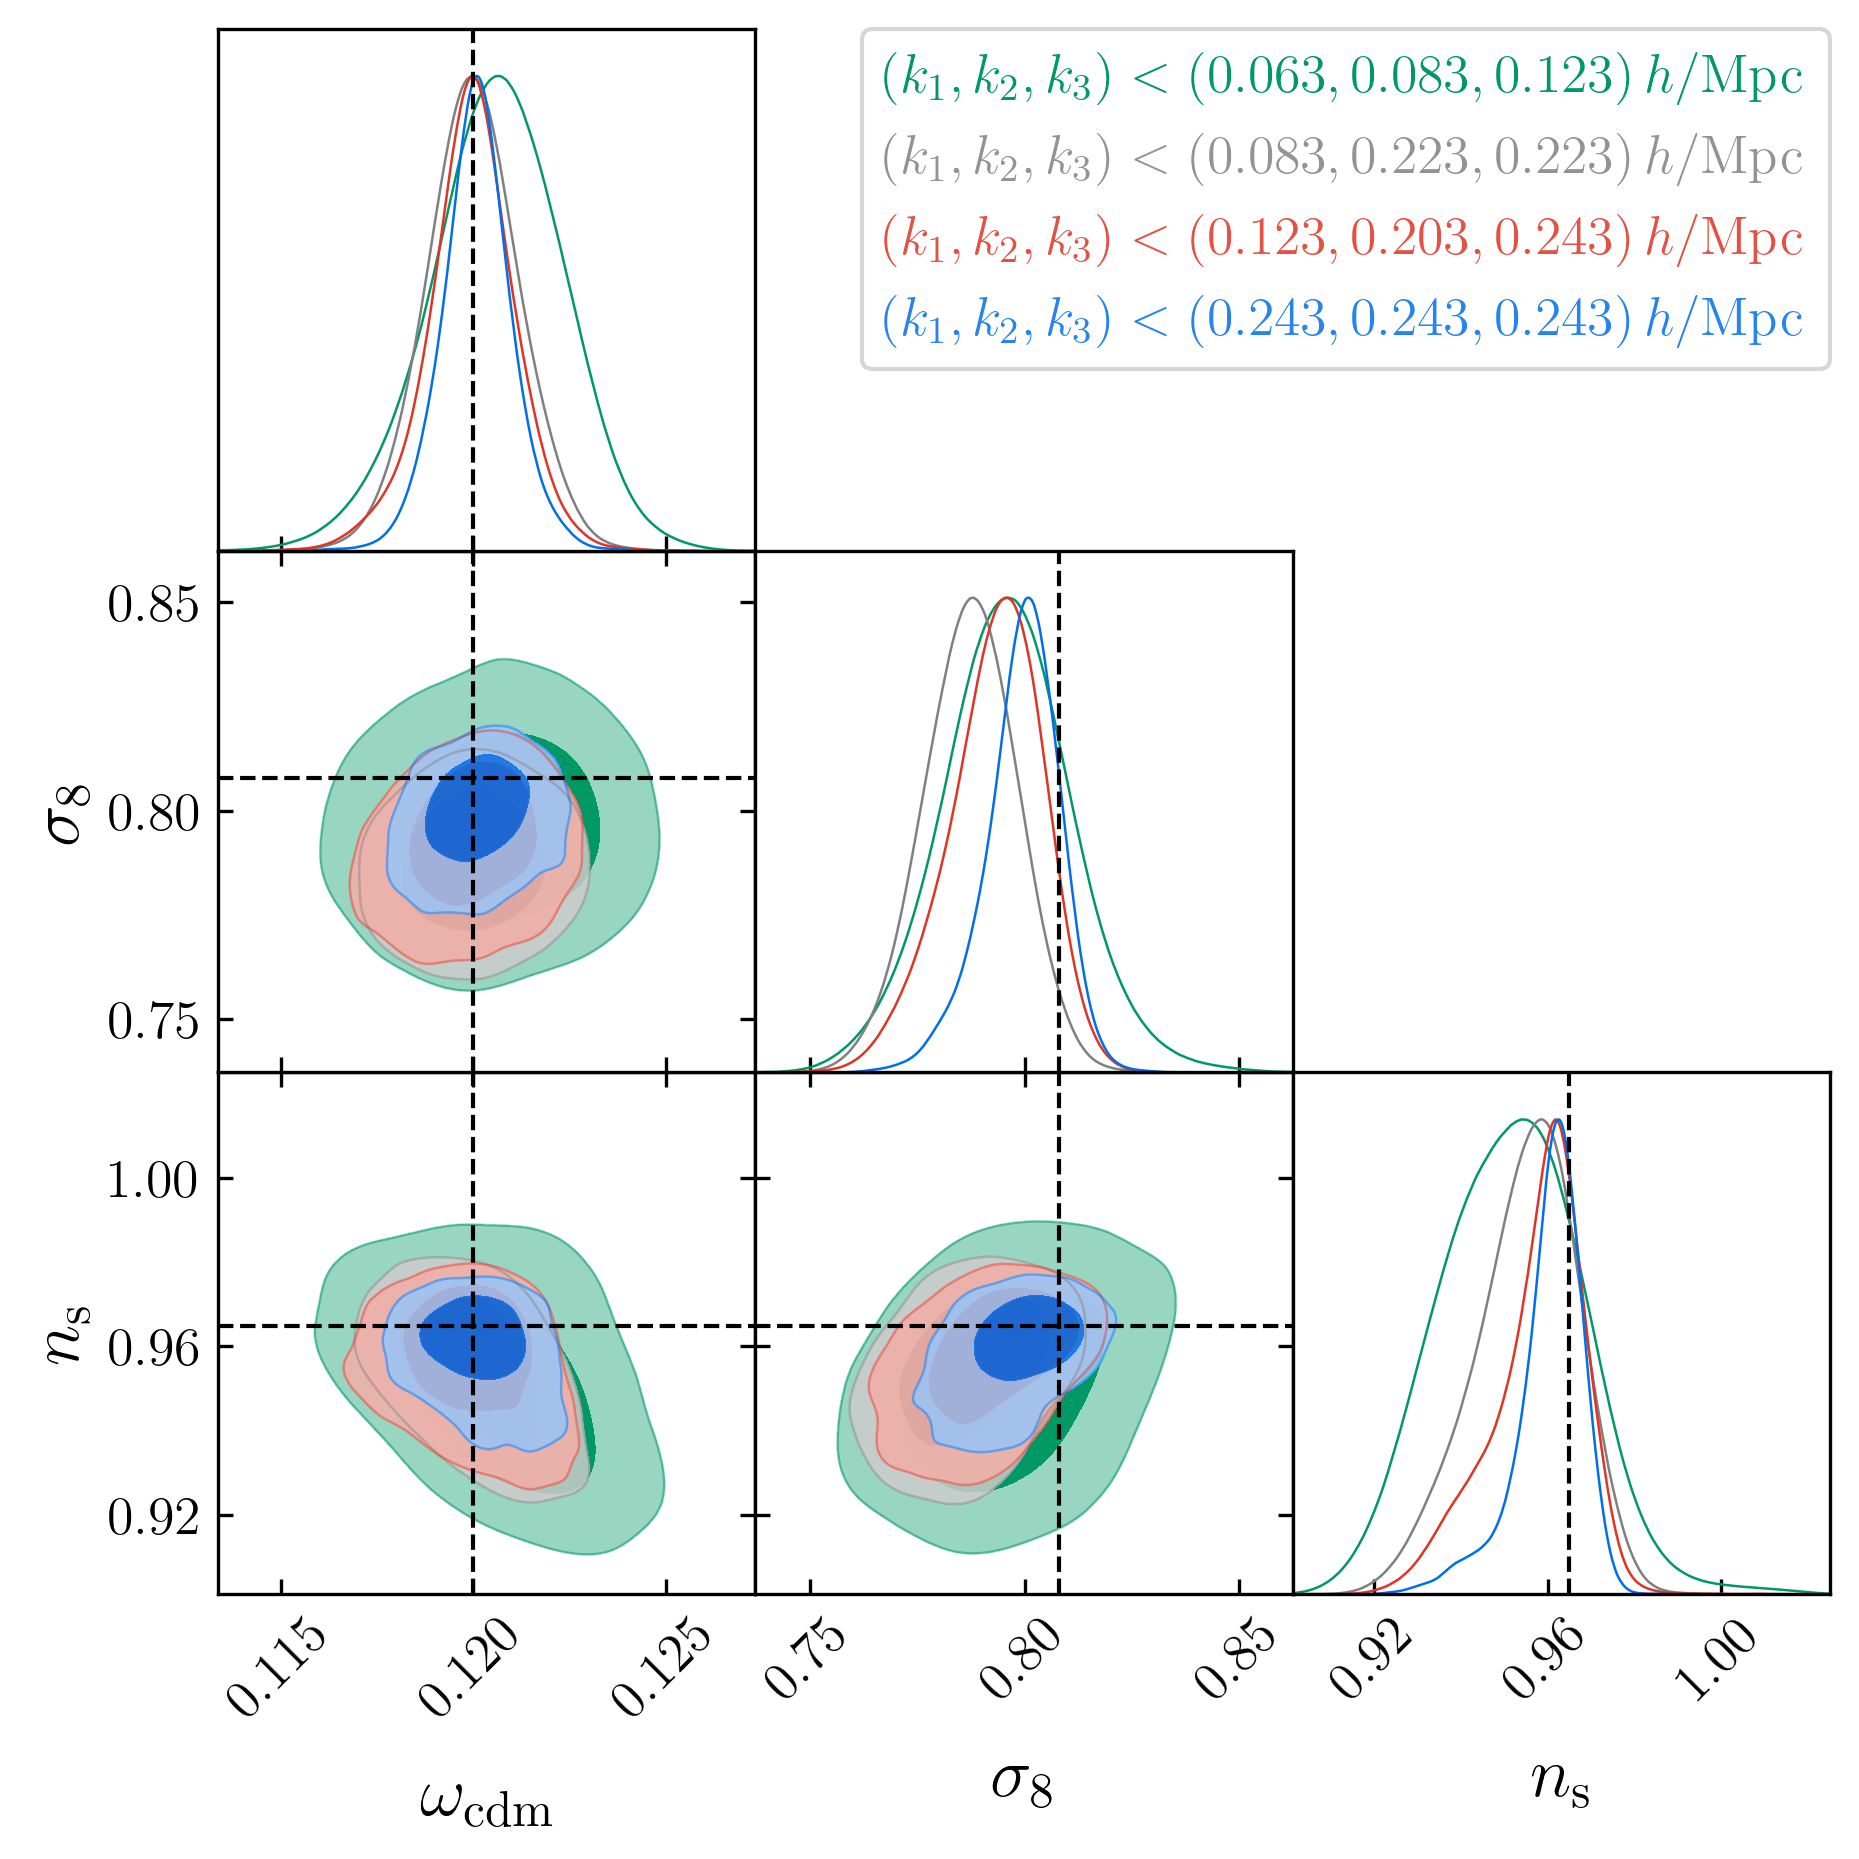

This figure's Python source:
import matplotlib.pyplot as plt
from pathlib import Path
from getdist import plots, MCSamples
import numpy as np

plt.rc('text', usetex=True)
plt.rc('font', family='serif')

labels_stats = {
    'wp': r'$\textrm{Galaxy } w_p$',
    'dsc_conf': 'Density-split',
    'dsc_conf_cross': 'Density-split (CCF)',
    'tpcf': 'Galaxy 2PCF',
    'number_density+tpcf': 'nbar + Galaxy 2PCF',
    'tpcf+dsc_conf': 'Galaxy 2PCF + DSC',
}


chains = []

hod_idx = 430
smin = 0
kmin, kmax = 0.0, 1.0
# truth = dict(zip(lhc_x_names, lhc_x[hod_idx]))
legend_labels = [
    r'$(k_1, k_2, k_3) < (0.063, 0.083, 0.123)\, h/{\rm Mpc}$',
    r'$(k_1, k_2, k_3) < (0.083, 0.223, 0.223)\, h/{\rm Mpc}$',
    r'$(k_1, k_2, k_3) < (0.123, 0.203, 0.243)\, h/{\rm Mpc}$',
    r'$(k_1, k_2, k_3) < (0.243, 0.243, 0.243)\, h/{\rm Mpc}$',
    
]
# print(truth)

# params = ['omega_cdm', 'sigma8_m', 'n_s', 'logM_cut', 'logM_1', 'sigma', 'kappa', 'alpha']
params = ['omega_cdm', 'sigma8_m', 'n_s']
# params = ['A_cen', 'A_sat', 'B_cen', 'B_sat']

for bidx in ['0-60', '0-120', '0-180', '0-240']:

    data_dir = f'/global/cfs/cdirs/desicollab/users/epaillas/acm/fits_emc/abacus/c000_hod030/test_feb1/'
    data_fn = Path(data_dir) / f"bk_bidx{bidx}_chain.npy"
    data = np.load(data_fn, allow_pickle=True).item()
    samples = MCSamples(
                samples=data['samples'],
                weights=data['weights'],
                names=data['names'],
                ranges=data['ranges'],
                labels=[data['labels'][n] for n in data['names']],
            )
    chains.append(samples)
    maxl = data['samples'][data['log_likelihood'].argmax()]


markers = data['markers']
    
g = plots.get_subplot_plotter()
g.settings.constrained_layout = True
g.settings.axis_marker_lw = 1.0
g.settings.axis_marker_ls = "--"
g.settings.title_limit_labels = False
g.settings.axis_marker_color = "k"
g.settings.legend_colored_text = True
g.settings.figure_legend_frame = True
g.settings.linewidth_contour = 1.0
g.settings.legend_fontsize = 16
g.settings.axes_fontsize = 16
g.settings.axes_labelsize = 20
g.settings.axis_tick_x_rotation = 45
g.settings.axis_tick_max_labels = 6
# g.settings.solid_colors = ['#4165c0', '#e770a2', '#5ac3be', '#696969', '#f79a1e', '#ba7dcd'][::-1]
# g.settings.line_styles = g.settings.solid_colors

g.triangle_plot(
    roots=chains,
    legend_labels=legend_labels,
    # legend_labels=[r'$\textrm{Galaxy } w_p$', r'$+ \textrm{ Density-split }\xi_\ell$', r'$+ \textrm{ Galaxy }\xi_\ell$'],
    markers=markers,
    params=params,
    filled=True,
    # filled=[False, True, True, True, True],
    # title_limit=1,
    # params=['logM_cut', 'logM_1', 'sigma', 'kappa', 'alpha']
    # legend_labels=stats
)


plt.savefig('bk_scales_contours.png', dpi=300, bbox_inches='tight')